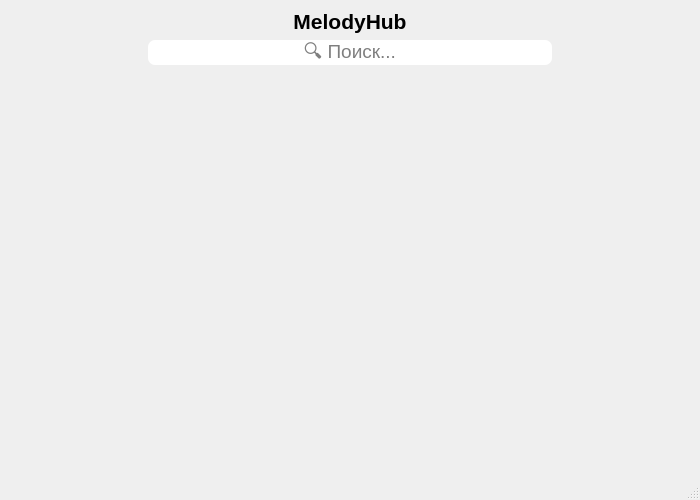
<?xml version="1.0" encoding="UTF-8"?>
<ui version="4.0">
 <class>SearchResultWindow</class>
 <widget class="QMainWindow" name="SearchResultWindow">
  <property name="geometry">
   <rect>
    <x>0</x>
    <y>0</y>
    <width>700</width>
    <height>500</height>
   </rect>
  </property>
  <property name="sizePolicy">
   <sizepolicy hsizetype="Minimum" vsizetype="Preferred">
    <horstretch>0</horstretch>
    <verstretch>0</verstretch>
   </sizepolicy>
  </property>
  <property name="minimumSize">
   <size>
    <width>500</width>
    <height>500</height>
   </size>
  </property>
  <property name="windowTitle">
   <string>MainWindow</string>
  </property>
  <widget class="QWidget" name="centralwidget">
   <layout class="QVBoxLayout" name="verticalLayout_3" stretch="0,0,1">
    <item>
     <layout class="QHBoxLayout" name="horizontalLayout">
      <item>
       <spacer name="horizontalSpacer">
        <property name="orientation">
         <enum>Qt::Orientation::Horizontal</enum>
        </property>
        <property name="sizeHint" stdset="0">
         <size>
          <width>40</width>
          <height>20</height>
         </size>
        </property>
       </spacer>
      </item>
      <item>
       <layout class="QVBoxLayout" name="verticalLayout_2">
        <item>
         <widget class="QLabel" name="title">
          <property name="sizePolicy">
           <sizepolicy hsizetype="Expanding" vsizetype="Fixed">
            <horstretch>0</horstretch>
            <verstretch>0</verstretch>
           </sizepolicy>
          </property>
          <property name="font">
           <font>
            <pointsize>16</pointsize>
            <bold>true</bold>
           </font>
          </property>
          <property name="autoFillBackground">
           <bool>false</bool>
          </property>
          <property name="text">
           <string>MelodyHub</string>
          </property>
          <property name="alignment">
           <set>Qt::AlignmentFlag::AlignCenter</set>
          </property>
          <property name="wordWrap">
           <bool>false</bool>
          </property>
          <property name="openExternalLinks">
           <bool>false</bool>
          </property>
         </widget>
        </item>
        <item>
         <widget class="QLineEdit" name="search_line">
          <property name="sizePolicy">
           <sizepolicy hsizetype="Expanding" vsizetype="Fixed">
            <horstretch>0</horstretch>
            <verstretch>0</verstretch>
           </sizepolicy>
          </property>
          <property name="minimumSize">
           <size>
            <width>404</width>
            <height>25</height>
           </size>
          </property>
          <property name="maximumSize">
           <size>
            <width>16777215</width>
            <height>25</height>
           </size>
          </property>
          <property name="font">
           <font>
            <pointsize>14</pointsize>
           </font>
          </property>
          <property name="styleSheet">
           <string notr="true">border-radius: 7px;
background-color: white</string>
          </property>
          <property name="alignment">
           <set>Qt::AlignmentFlag::AlignCenter</set>
          </property>
          <property name="readOnly">
           <bool>false</bool>
          </property>
          <property name="placeholderText">
           <string>🔍 Поиск...</string>
          </property>
         </widget>
        </item>
       </layout>
      </item>
      <item>
       <spacer name="horizontalSpacer_2">
        <property name="orientation">
         <enum>Qt::Orientation::Horizontal</enum>
        </property>
        <property name="sizeHint" stdset="0">
         <size>
          <width>40</width>
          <height>20</height>
         </size>
        </property>
       </spacer>
      </item>
     </layout>
    </item>
    <item>
     <spacer name="verticalSpacer">
      <property name="orientation">
       <enum>Qt::Orientation::Vertical</enum>
      </property>
      <property name="sizeType">
       <enum>QSizePolicy::Policy::Fixed</enum>
      </property>
      <property name="sizeHint" stdset="0">
       <size>
        <width>58</width>
        <height>0</height>
       </size>
      </property>
     </spacer>
    </item>
    <item>
     <layout class="QHBoxLayout" name="horizontalLayout_2">
      <item>
       <spacer name="horizontalSpacer_3">
        <property name="orientation">
         <enum>Qt::Orientation::Horizontal</enum>
        </property>
        <property name="sizeType">
         <enum>QSizePolicy::Policy::Maximum</enum>
        </property>
        <property name="sizeHint" stdset="0">
         <size>
          <width>10</width>
          <height>20</height>
         </size>
        </property>
       </spacer>
      </item>
      <item>
       <widget class="QScrollArea" name="list_search_result">
        <property name="styleSheet">
         <string notr="true">background: transparent; border: none;</string>
        </property>
        <property name="sizeAdjustPolicy">
         <enum>QAbstractScrollArea::SizeAdjustPolicy::AdjustToContents</enum>
        </property>
        <property name="widgetResizable">
         <bool>true</bool>
        </property>
        <widget class="QWidget" name="scrollAreaWidgetContents">
         <property name="geometry">
          <rect>
           <x>0</x>
           <y>0</y>
           <width>648</width>
           <height>360</height>
          </rect>
         </property>
        </widget>
       </widget>
      </item>
      <item>
       <spacer name="horizontalSpacer_4">
        <property name="orientation">
         <enum>Qt::Orientation::Horizontal</enum>
        </property>
        <property name="sizeType">
         <enum>QSizePolicy::Policy::Maximum</enum>
        </property>
        <property name="sizeHint" stdset="0">
         <size>
          <width>10</width>
          <height>14</height>
         </size>
        </property>
       </spacer>
      </item>
     </layout>
    </item>
   </layout>
  </widget>
  <widget class="QMenuBar" name="menubar">
   <property name="geometry">
    <rect>
     <x>0</x>
     <y>0</y>
     <width>700</width>
     <height>22</height>
    </rect>
   </property>
  </widget>
  <widget class="QStatusBar" name="statusbar"/>
 </widget>
 <resources/>
 <connections/>
</ui>
